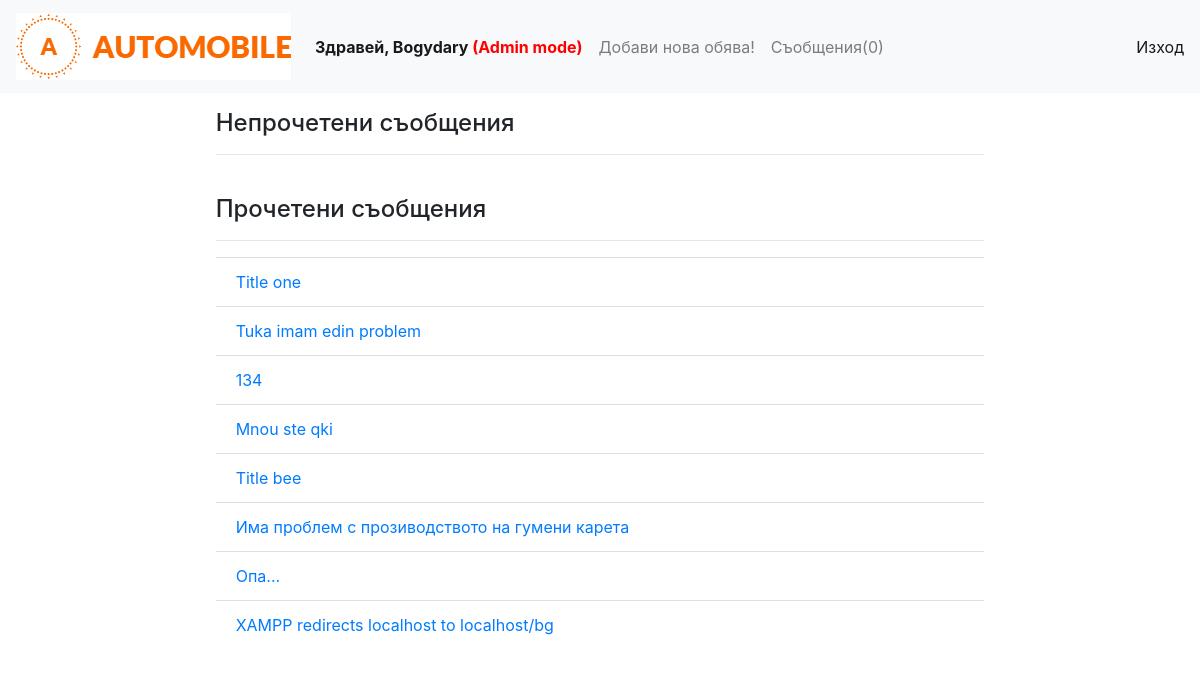
The app's page /admin/messages.php (signed in) with its own data.
### tables this page shows
CREATE TABLE IF NOT EXISTS `admin_messages` (
  `id` int(11) unsigned NOT NULL AUTO_INCREMENT,
  `from_id` int(11) unsigned NOT NULL,
  `title` varchar(255) NOT NULL,
  `message` text NOT NULL,
  `date_sent` datetime NOT NULL DEFAULT CURRENT_TIMESTAMP,
  `isSeen` tinyint(2) unsigned NOT NULL DEFAULT '0',
  PRIMARY KEY (`id`)
);

### admin/messages.php (called while the page is built, shortened)
<?php
include_once ('../Repository.php');
include_once ('views/header.logged.view.php');
$seenMessages = Repository::getSome($db, 'admin_messages', 'isSeen', '1');
include_once ('views/messages.view.php');

### Repository.php (called while the page is built, shortened)
<?php
class Repository
{
    public static function getSome(PDO $db, $table, $condition, $value, $columns = ['*']){
        $columns = implode(', ', $columns);
        $stmt = $db->query("SELECT {$columns} FROM {$table} WHERE {$condition}={$value}");
        $result = [];
        while ($row = $stmt->fetchObject()){
            $result[] = $row;
        }
        return $result;
    }
}

### admin/views/messages.view.php (the view, shortened to what this page needs)
<div class="modal-body row">
    <div class="col-md-2"></div>
    <div class="col-md-8">
        <h4>Непрочетени съобщения</h4>
        <hr>
        <br>
        <h4>Прочетени съобщения</h4>
        <hr>
        <ul class="list-group list-group-flush">
            <?php foreach ($seenMessages as $message) : ?>
                <li class="list-group-item">
                    <a href="/admin/view_message.php?mess_id=<?= $message->id ?>">
                        <?= $message->title ?>
                    </a>
                </li>
            <?php endforeach; ?>
        </ul>
    </div>
</div>

### records on screen
admin_messages: title "Title one"
admin_messages: title "Tuka imam edin problem"
admin_messages: title "134"
admin_messages: title "Mnou ste qki"
admin_messages: title "Title bee"
admin_messages: title "Има проблем с прозиводството на гумени карета"
admin_messages: title "Опа..."
admin_messages: title "XAMPP redirects localhost to localhost/bg"

### other values on screen
$_SESSION['first_name'] "Bogydary"
